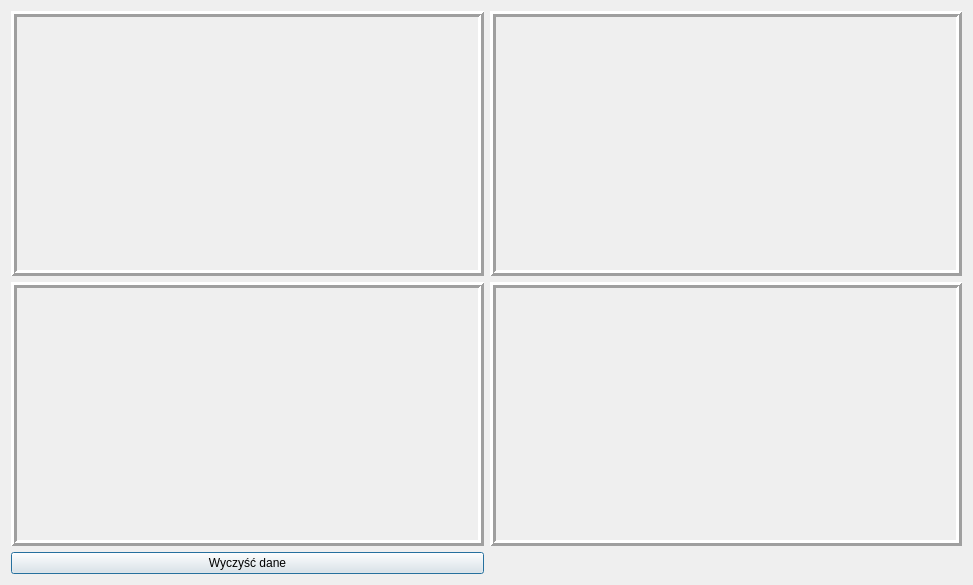
<?xml version="1.0" encoding="UTF-8"?>
<ui version="4.0">
 <class>secondwindow</class>
 <widget class="QDialog" name="secondwindow">
  <property name="geometry">
   <rect>
    <x>0</x>
    <y>0</y>
    <width>973</width>
    <height>585</height>
   </rect>
  </property>
  <property name="windowTitle">
   <string>Dialog</string>
  </property>
  <layout class="QGridLayout" name="gridLayout">
   <item row="2" column="0" rowspan="2">
    <widget class="QFrame" name="frame_2">
     <property name="frameShape">
      <enum>QFrame::Box</enum>
     </property>
     <property name="frameShadow">
      <enum>QFrame::Raised</enum>
     </property>
     <property name="lineWidth">
      <number>3</number>
     </property>
     <layout class="QGridLayout" name="gridLayout_3">
      <item row="0" column="0">
       <widget class="QCustomPlot" name="plot_3" native="true"/>
      </item>
     </layout>
    </widget>
   </item>
   <item row="4" column="0">
    <widget class="QPushButton" name="pushButton">
     <property name="text">
      <string>Wyczyść dane</string>
     </property>
    </widget>
   </item>
   <item row="0" column="1" rowspan="2">
    <widget class="QFrame" name="frame_3">
     <property name="frameShape">
      <enum>QFrame::Box</enum>
     </property>
     <property name="frameShadow">
      <enum>QFrame::Raised</enum>
     </property>
     <property name="lineWidth">
      <number>3</number>
     </property>
     <layout class="QGridLayout" name="gridLayout_4">
      <item row="0" column="0">
       <widget class="QCustomPlot" name="plot_2" native="true"/>
      </item>
     </layout>
    </widget>
   </item>
   <item row="2" column="1" rowspan="2">
    <widget class="QFrame" name="frame_4">
     <property name="frameShape">
      <enum>QFrame::Box</enum>
     </property>
     <property name="frameShadow">
      <enum>QFrame::Raised</enum>
     </property>
     <property name="lineWidth">
      <number>3</number>
     </property>
     <layout class="QGridLayout" name="gridLayout_5">
      <item row="0" column="0">
       <widget class="QCustomPlot" name="plot_1" native="true"/>
      </item>
     </layout>
    </widget>
   </item>
   <item row="0" column="0" rowspan="2">
    <widget class="QFrame" name="frame">
     <property name="frameShape">
      <enum>QFrame::Box</enum>
     </property>
     <property name="frameShadow">
      <enum>QFrame::Raised</enum>
     </property>
     <property name="lineWidth">
      <number>3</number>
     </property>
     <layout class="QGridLayout" name="gridLayout_2">
      <item row="0" column="0">
       <widget class="QCustomPlot" name="plot_4" native="true"/>
      </item>
     </layout>
    </widget>
   </item>
  </layout>
 </widget>
 <customwidgets>
  <customwidget>
   <class>QCustomPlot</class>
   <extends>QWidget</extends>
   <header location="global">qcustomplot.h</header>
   <container>1</container>
  </customwidget>
 </customwidgets>
 <resources/>
 <connections/>
</ui>
